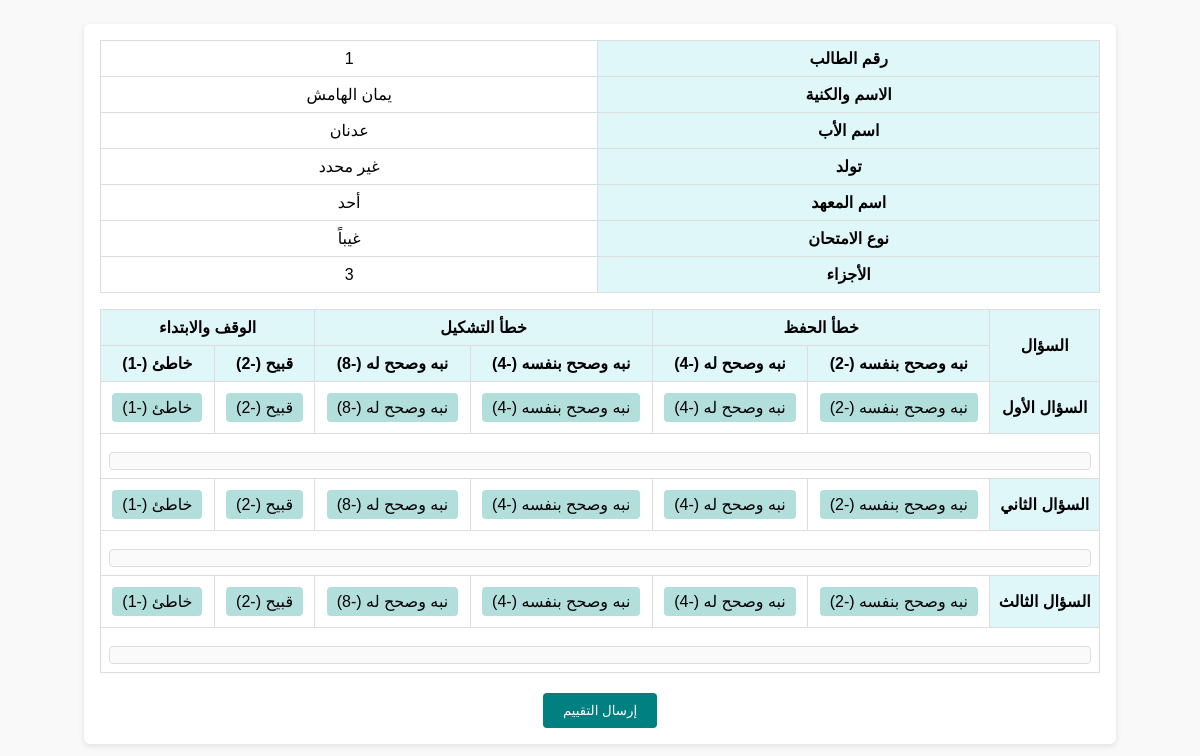
The page /mobileapp/mark/1/1/ (signed in) on the database its author committed.
### screen/models.py (models this page shows, shortened)
class Student(models.Model):
    number = models.AutoField(primary_key=True)
    name = models.CharField(max_length=100, verbose_name="الاسم والكنية")
    father_name = models.CharField(max_length=100, verbose_name="اسم الأب", blank=True, null=True)
    birth_year = models.IntegerField(null=True, blank=True, verbose_name="عام التولد")
    institute_name = models.CharField(max_length=100, verbose_name="اسم المعهد", blank=True, null=True)
    exam_type = models.CharField(max_length=10, choices=EXAM_TYPE_CHOICES, verbose_name="غيباً/نظراً", blank=True, null=True)
    memorized_parts = models.CharField(max_length=100, verbose_name="الأجزاء المحفوظة", blank=True, null=True)
    grade = models.FloatField(null=True, blank=True)
    mistakes_json = models.TextField(null=True, blank=True)
    position = models.PositiveIntegerField(default=0)
    room = models.IntegerField(blank=True, null=True)
    status = models.CharField(max_length=20, choices=STATUS_CHOICES, default='waiting')

### mobileapp/views.py (the view)
# urls.py: path('mark/<int:student_number>/<int:subroom>/', views.mark_student_view, name='mark_student'),
@login_required
def mark_student_view(request, student_number, subroom):
    student = get_object_or_404(Student, number=student_number)
    subroom_results = ExamResult.objects.filter(number=student.number).exclude(sub_room=0)  # exclude final average
    grades = [er.grade for er in subroom_results]
    avg_grade = sum(grades)/len(grades) if grades else 100
    if student.exam_type in ["غيبا", "gh"]:
        questions = ['الأول', 'الثاني', 'الثالث']  # 3 questions
    else:
        questions = ['الأول', 'الثاني', 'الثالث', 'الرابع', 'الخامس']  # 5 questions
    return render(request, 'mobileapp/mark_student.html', {
        'student': student,
        'subroom': subroom,
        'avg_grade': avg_grade,
        'questions': questions,
    })

### mobileapp/templates/mobileapp/mark_student.html (shortened to what this page needs)
<!DOCTYPE html>
<html lang="ar" dir="rtl">
<head>
</head>
<body>
    {% if student.status == 'finished' %}
    <div style="text-align:center; margin: 3em; font-size: 1.2em; color: red;">
        لا يمكنك تعديل نتيجة طالب انتهى امتحانه.
    </div>
{% else %}
<div class="student-info">
    <table>
        <tr><th>رقم الطالب</th><td>{{ student.number }}</td></tr>
        <tr><th>الاسم والكنية</th><td>{{ student.name }}</td></tr>
        <tr><th>اسم الأب</th><td>{{ student.father_name|default:"لا يوجد بيانات" }}</td></tr>
        <tr><th>تولد</th><td>{% if student.year %}{{ student.year|date:"Y" }}{% else %}غير محدد{% endif %}</td></tr>
        <tr><th>اسم المعهد</th><td>{{ student.institute_name|default:"لا يوجد بيانات" }}</td></tr>
        <tr><th>نوع الامتحان</th><td>{{ student.get_exam_type_display|default:"لا يوجد بيانات" }}</td></tr>
        <tr><th>الأجزاء</th><td>{{ student.memorized_parts|default:"لا يوجد بيانات" }}</td></tr>
    </table>
    {% if student.exam_type == "gh" %}
        {% include "mobileapp/form_gh.html" %}
    {% else %}
        {% include "mobileapp/form_nz.html" %}
    {% endif %}
</div>
    {% endif %}
</body>
</html>

### mobileapp/templates/mobileapp/mark_student.html (style rules this page uses)
body { font-family: sans-serif; padding: 1em; background: #f9f9f9; }
.student-info { background: white; padding: 1em; border-radius: 6px; box-shadow: 0 2px 6px rgba(0,0,0,0.1); max-width: 1000px; margin: auto; }
table { width: 100%; border-collapse: collapse; margin-bottom: 1em; }
th, td { text-align: center; padding: 8px; border: 1px solid #ddd; }
th { background-color: #e0f7fa; }

### rows shown on the page
Student: number "1", name "يمان الهامش", father_name "عدنان", institute_name "أحد", exam_type "غيباً", memorized_parts "3"

### other values the page prints
{{ question }} "الأول" "الثاني" "الثالث"
